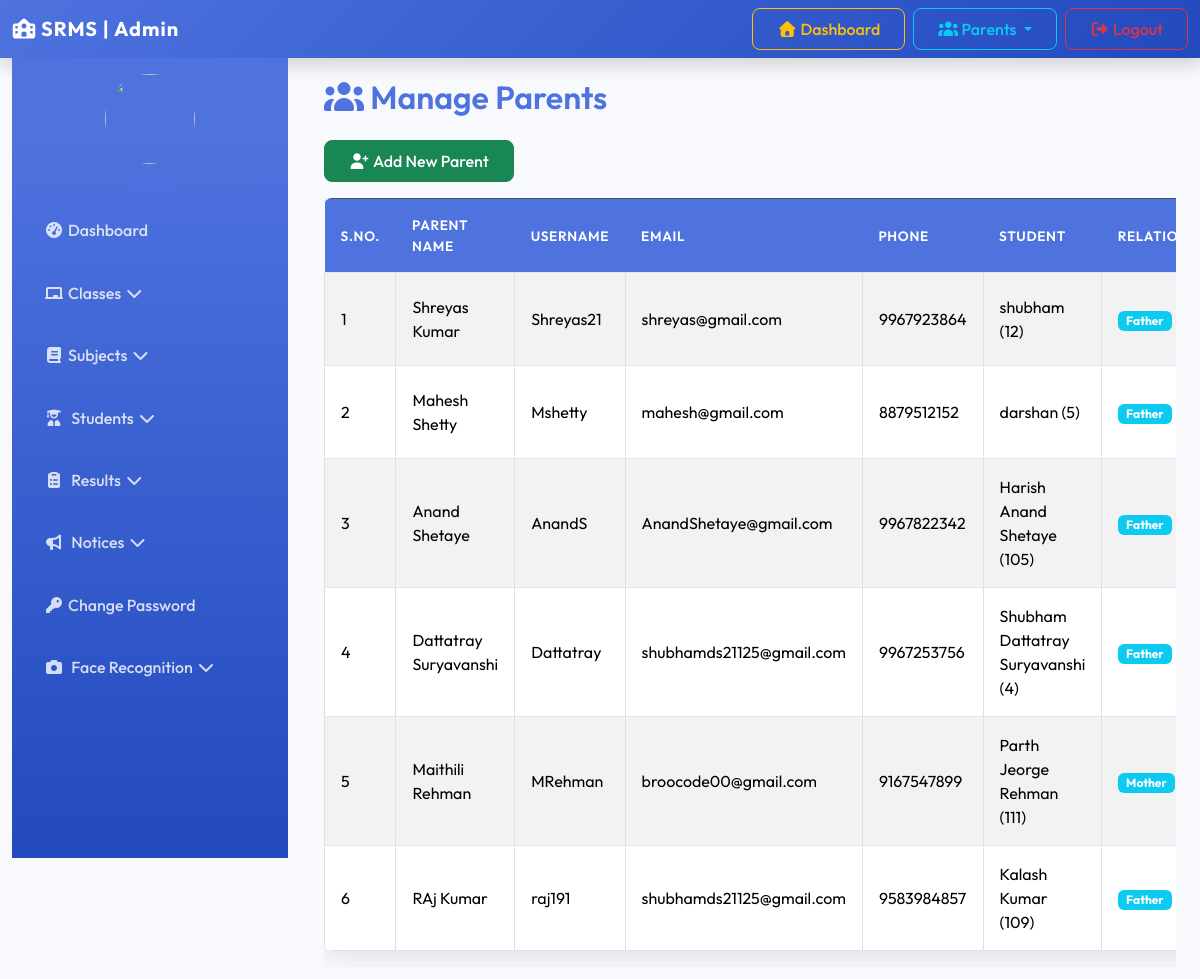
The app's page /manage/manage-parents/ (signed in) with its own data.
### resultapp/models.py (models this page shows, shortened)
class Parent(models.Model):
    RELATIONSHIP_CHOICES = [
        ('father', 'Father'),
        ('mother', 'Mother'),
        ('guardian', 'Guardian'),
    ]
    user = models.OneToOneField(User, on_delete=models.CASCADE)
    phone = models.CharField(max_length=15, blank=True, null=True)
    address = models.TextField(blank=True, null=True)
    student = models.ForeignKey(Student, on_delete=models.CASCADE, related_name='parents')
    relationship = models.CharField(max_length=50, choices=RELATIONSHIP_CHOICES, blank=True, null=True)
    created_at = models.DateTimeField(auto_now_add=True)
    updated_at = models.DateTimeField(auto_now=True)

class Student(models.Model):
    GENDER_CHOICES = [
        ('male', 'Male'),
        ('female', 'Female'),
        ('other', 'Other'),
    ]
    name = models.CharField(max_length=200)
    roll_id = models.CharField(max_length=20, unique=True)
    email = models.EmailField(max_length=50, unique=True)
    gender = models.CharField(max_length=10, choices=GENDER_CHOICES)
    dob = models.CharField(max_length=20)
    student_class = models.ForeignKey(Class, on_delete=models.SET_NULL, null=True)
    reg_date = models.DateTimeField(auto_now_add=True)
    updation_date = models.DateTimeField(auto_now=True)
    status = models.IntegerField(default=1)
    photo = models.ImageField(upload_to='student_faces/', null=True, blank=True)

### resultapp/views.py (the view, shortened to what this page needs)
# urls.py: path('manage/manage-parents/', manage_parents, name='manage_parents'),
@login_required
def manage_parents(request):
    parents = Parent.objects.all().select_related('user', 'student')
    return render(request, 'admin/manage_parents.html', {'parents': parents})

### StudentResultManagement/resultapp/templates/admin/manage_parents.html (shortened to what this page needs)
{% extends 'admin_base.html' %}
{% load static %}
{% block content %}
<div class="container">
    <h2 class="mb-4"><i class="fas fa-users"></i> Manage Parents</h2>
    <div class="mb-3">
        <a href="{% url 'create_parent_account' %}" class="btn btn-success">
            <i class="fas fa-user-plus me-1"></i>Add New Parent
        </a>
    </div>
    <div class="table-responsive">
        <table class="table table-bordered table-striped table-hover">
            <thead class="table-dark">
                <tr>
                    <th>S.No.</th>
                    <th>Parent Name</th>
                    <th>Username</th>
                    <th>Email</th>
                    <th>Phone</th>
                    <th>Student</th>
                    <th>Relationship</th>
                </tr>
            </thead>
            <tbody>
                {% for parent in parents %}
                <tr>
                    <td>{{ forloop.counter }}</td>
                    <td>{{ parent.user.get_full_name }}</td>
                    <td>{{ parent.user.username }}</td>
                    <td>{{ parent.user.email }}</td>
                    <td>{{ parent.phone }}</td>
                    <td>{{ parent.student.name }} ({{ parent.student.roll_id }})</td>
                    <td><span class="badge bg-info">{{ parent.get_relationship_display }}</span></td>
                </tr>
                {% empty %}
                <tr>
                    <td colspan="8" class="text-center">No parent accounts found.</td>
                </tr>
                {% endfor %}
            </tbody>
        </table>
    </div>
</div>
{% endblock %}

### resultapp/static/css/style.css (style rules this page uses)
:root { --primary-color: #4e73df; --secondary-color: #858796; --success-color: #1cc88a; --info-color: #36b9cc; --warning-color: #f6c23e; --danger-color: #e74a3b; --light-bg: #f8f9fc; --dark-text: #5a5c69; --card-shadow: 0 .15rem 1.75rem 0 rgba(58, 59, 69, .15); }
body { font-family: 'Outfit', sans-serif; background-color: var(--light-bg); color: var(--dark-text); }
h1, h2, h3, h4, h5, h6 { font-weight: 600; color: #4e73df; }
.btn { border-radius: 0.5rem; padding: 0.5rem 1.5rem; font-weight: 500; transition: all 0.2s; }
.table { background-color: #fff; border-radius: 0.5rem; overflow: hidden; box-shadow: 0 0.15rem 1.75rem 0 rgba(58, 59, 69, 0.15); }
.table thead th { background-color: #4e73df; color: #fff; border: none; font-weight: 600; text-transform: uppercase; font-size: 0.85rem; letter-spacing: 0.05em; }
.table-striped tbody tr:nth-of-type(odd) { background-color: rgba(0, 0, 0, 0.02); }
.table td, .table th { vertical-align: middle; padding: 1rem; border-top: 1px solid #e3e6f0; }

### records on screen
Parent: user.get_full_name "Shreyas Kumar", user.username "Shreyas21", user.email "shreyas@gmail.com", phone "9967923864", student.name "shubham", student.roll_id "12", relationship "Father"
Parent: user.get_full_name "Mahesh Shetty", user.username "Mshetty", user.email "mahesh@gmail.com", phone "8879512152", student.name "darshan", student.roll_id "5", relationship "Father"
Parent: user.get_full_name "Anand Shetaye", user.username "AnandS", user.email "AnandShetaye@gmail.com", phone "9967822342", student.name "Harish Anand Shetaye", student.roll_id "105", relationship "Father"
Parent: user.get_full_name "Dattatray Suryavanshi", user.username "Dattatray", user.email "shubhamds21125@gmail.com", phone "9967253756", student.name "Shubham Dattatray Suryavanshi", student.roll_id "4", relationship "Father"
Parent: user.get_full_name "Maithili Rehman", user.username "MRehman", user.email "broocode00@gmail.com", phone "9167547899", student.name "Parth Jeorge Rehman", student.roll_id "111", relationship "Mother"
Parent: user.get_full_name "RAj Kumar", user.username "raj191", user.email "shubhamds21125@gmail.com", phone "9583984857", student.name "Kalash Kumar", student.roll_id "109", relationship "Father"
